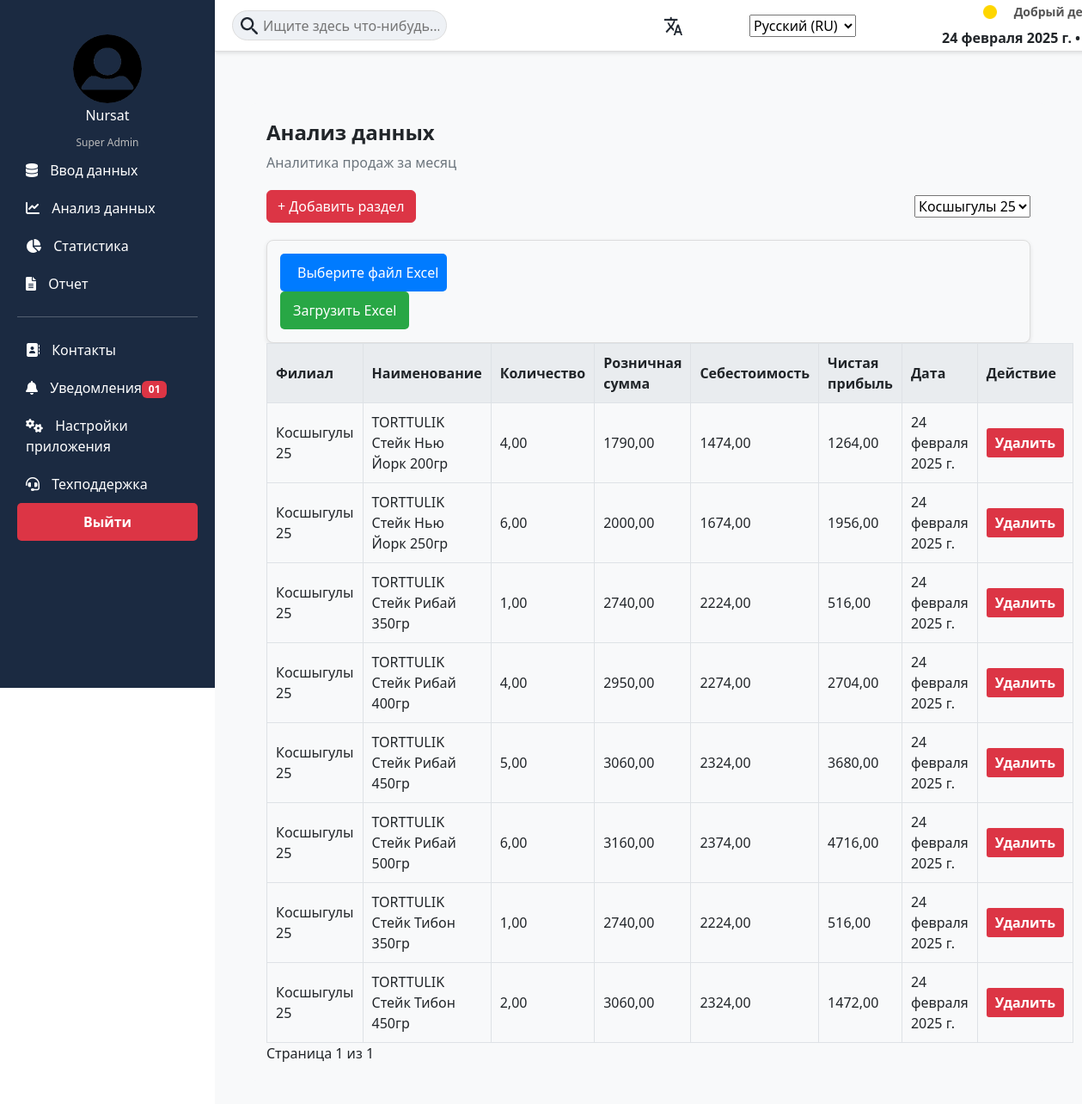
Page /analysis/ on the committed database.
### reports/models.py (models this page shows, shortened)
class SaleRecord(models.Model):
    PRODUCT_CHOICES = [
        ('beef', 'Говядина'),
        ('chicken', 'Курица'),
        ('lamb', 'Баранина'),
        ('horse', 'Конина'),
        ('other', 'Другое'),
    ]
    branch = models.ForeignKey('Branch', on_delete=models.CASCADE, related_name="sales")
    product_type = models.CharField(max_length=20, choices=PRODUCT_CHOICES, default='other')
    name = models.CharField(max_length=255)
    quantity = models.DecimalField(max_digits=10, decimal_places=2)
    retail_price = models.DecimalField(max_digits=12, decimal_places=2)
    cost_price = models.DecimalField(max_digits=12, decimal_places=2)
    net_profit = models.DecimalField(max_digits=12, decimal_places=2, blank=True, null=True)  # Разрешаем NULL
    date = models.DateField()

class Branch(models.Model):
    name = models.CharField(max_length=255, unique=True, verbose_name="Название филиала")

### reports/views.py (the view)
# urls.py: path('analysis/', analysis_view, name='analysis'),
def analysis_view(request):
    branches = Branch.objects.all()
    selected_branch_id = request.GET.get('branch', branches.first().id if branches else None)
    sales = SaleRecord.objects.filter(branch_id=selected_branch_id) if selected_branch_id else []
    paginator = Paginator(sales, 10)
    page_number = request.GET.get('page')
    sales = paginator.get_page(page_number)
    return render(request, 'analysis.html', {
        'branches': branches,
        'sales': sales,
        'selected_branch_id': int(selected_branch_id) if selected_branch_id else None,
    })

### reports/templates/reports/analysis.html (shortened to what this page needs)
{% extends 'base.html' %}
{% load static %}
{% load i18n %}
{% block content %}
<div class="analysis-container">
    <div class="header-section">
        <h2 class="analysis-title">{% trans "Анализ данных" %} </h2>
        <p class="analysis-subtitle">{% trans "Аналитика продаж за месяц" %}</p>
    </div>
<div class="top-actions">
    <div class="filter-section">
        <button class="btn btn-danger" id="addDataBtn">{% trans "+ Добавить раздел" %}</button>
               <select id="branchFilter">
                {% for branch in branches %}
                    <option value="{{ branch.id }}" {% if branch.id == selected_branch_id %}selected{% endif %}>
                        {{ branch.name }}
                    </option>
                {% endfor %}
                </select>
    </div>
    <div class="upload-container">
    <form id="uploadForm" method="post" enctype="multipart/form-data" action="{% url 'upload_excel' %}">
        <label for="excelFile" class="file-label">
            <span class="file-text">{% trans "Выберите файл Excel" %}</span>
        </label>
        <button type="submit" class="upload-btn">{% trans "Загрузить Excel" %}</button>
    </form>
</div>
    <table class="data-table">
        <thead>
            <tr>
                <th>{% trans "Филиал" %}</th>
                <th>{% trans "Наименование" %}</th>
                <th>{% trans "Количество" %}</th>
                <th>{% trans "Розничная сумма" %}</th>
                <th>{% trans "Себестоимость" %}</th>
                <th>{% trans "Чистая прибыль" %}</th>
                <th>{% trans "Дата" %}</th>
                <th>{% trans "Действие" %}</th>
            </tr>
        </thead>
        <tbody>
            {% for sale in sales %}
                <tr>
                    <td>{{ sale.branch.name }}</td>
                    <td>{{ sale.name }}</td>
                    <td>{{ sale.quantity }}</td>
                    <td>{{ sale.retail_price }}</td>
                    <td>{{ sale.cost_price }}</td>
                    <td>{{ sale.net_profit }}</td>
                    <td>{{ sale.date }}</td>
                    <td>
                    <form method="post" action="{% url 'delete_sale' sale.id %}">
                        <button class="delete-btn">{% trans "Удалить" %}</button>
                    </form>
                    </td>
                </tr>
            {% endfor %}
        </tbody>
    </table>
</div>
<div class="pagination">
    <span class="current-page">{% trans "Страница" %} {{ sales.number }} {% trans "из" %} {{ sales.paginator.num_pages }}</span>
</div>
{% endblock %}

### reports/static/css/style.css (style rules this page uses)
body { font-family: Arial, sans-serif; background-color: #F7F9FC; margin: 0; padding: 0; }
body { background-color: #f9fbfc; font-family: Arial, sans-serif; }
h2 { font-size: 1.8rem; }
.btn { white-space: nowrap; }
.btn { border-radius: 5px; padding: 8px 12px; font-size: 14px; }
.delete-btn { background: none; border: none; color: red; font-weight: bold; cursor: pointer; font-size: 16px; }
.filter-section { display: flex; align-items: center; gap: 15px; margin-bottom: 20px; }

### reports/templates/reports/analysis.html (style rules this page uses)
.upload-container { display: flex; align-items: center; gap: 10px; padding: 15px; background: #f8f9fa; border-radius: 8px; border: 1px solid #ddd; box-shadow: 0 2px 5px rgba(0, 0, 0, 0.1); }
.file-label { display: flex; align-items: center; padding: 10px; background: #007bff; color: white; border-radius: 5px; cursor: pointer; font-size: 16px; transition: 0.3s; }
.file-text { margin-left: 10px; }
.upload-btn { background: #28a745; color: white; border: none; padding: 10px 15px; border-radius: 5px; cursor: pointer; font-size: 16px; transition: 0.3s; }
.analysis-container { padding: 20px; background: #f8f9fa; border-radius: 8px; }
.header-section { margin-bottom: 20px; }
.analysis-title { font-size: 24px; font-weight: bold; }
.analysis-subtitle { font-size: 16px; color: #6c757d; }
.filter-section { display: flex; justify-content: space-between; margin-bottom: 20px; }
.data-table { width: 100%; border-collapse: collapse; }
.data-table th, .data-table td { border: 1px solid #dee2e6; padding: 10px; text-align: left; }
.data-table th { background: #e9ecef; }
.delete-btn { padding: 5px 10px; background-color: #dc3545; color: white; border: none; border-radius: 3px; cursor: pointer; }

### rows in the picture
SaleRecord: branch.name "Косшыгулы 25", name "TORTTULIK Стейк Нью Йорк 200гр", quantity "4,00", retail_price "1790,00", cost_price "1474,00", net_profit "1264,00", date "24 февраля 2025 г."
SaleRecord: branch.name "Косшыгулы 25", name "TORTTULIK Стейк Нью Йорк 250гр", quantity "6,00", retail_price "2000,00", cost_price "1674,00", net_profit "1956,00", date "24 февраля 2025 г."
SaleRecord: branch.name "Косшыгулы 25", name "TORTTULIK Стейк Рибай 350гр", quantity "1,00", retail_price "2740,00", cost_price "2224,00", net_profit "516,00", date "24 февраля 2025 г."
SaleRecord: branch.name "Косшыгулы 25", name "TORTTULIK Стейк Рибай 400гр", quantity "4,00", retail_price "2950,00", cost_price "2274,00", net_profit "2704,00", date "24 февраля 2025 г."
SaleRecord: branch.name "Косшыгулы 25", name "TORTTULIK Стейк Рибай 450гр", quantity "5,00", retail_price "3060,00", cost_price "2324,00", net_profit "3680,00", date "24 февраля 2025 г."
SaleRecord: branch.name "Косшыгулы 25", name "TORTTULIK Стейк Рибай 500гр", quantity "6,00", retail_price "3160,00", cost_price "2374,00", net_profit "4716,00", date "24 февраля 2025 г."
SaleRecord: branch.name "Косшыгулы 25", name "TORTTULIK Стейк Тибон 350гр", quantity "1,00", retail_price "2740,00", cost_price "2224,00", net_profit "516,00", date "24 февраля 2025 г."
SaleRecord: branch.name "Косшыгулы 25", name "TORTTULIK Стейк Тибон 450гр", quantity "2,00", retail_price "3060,00", cost_price "2324,00", net_profit "1472,00", date "24 февраля 2025 г."

### other values in the picture
{{ sales.number }} "1"
{{ sales.paginator.num_pages }} "1"
form field value "Косшыгулы 25"
